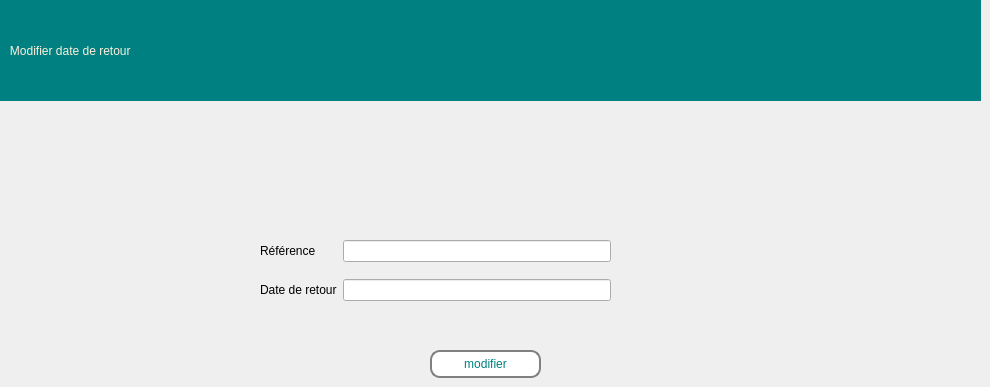
    <widget class="QWidget" name="page_modifier_retour_date">
     <widget class="QPushButton" name="modifier_emprunt_botton_2">
      <property name="geometry">
       <rect>
        <x>430</x>
        <y>350</y>
        <width>111</width>
        <height>28</height>
       </rect>
      </property>
      <property name="styleSheet">
       <string notr="true">border: 2px solid gray;
font: 63 9pt &quot;Segoe UI Variable Display Semib&quot;;
  border-radius: 10px;
  padding: 0 8px;
  
color: rgb(0, 128, 128);
background-color: rgb(255, 255, 255);</string>
      </property>
      <property name="text">
       <string>modifier</string>
      </property>
     </widget>
     <widget class="QLabel" name="label_272">
      <property name="geometry">
       <rect>
        <x>0</x>
        <y>0</y>
        <width>981</width>
        <height>101</height>
       </rect>
      </property>
      <property name="toolTip">
       <string>&lt;html&gt;&lt;head/&gt;&lt;body&gt;&lt;p align=&quot;center&quot;&gt;&lt;br/&gt;&lt;/p&gt;&lt;/body&gt;&lt;/html&gt;</string>
      </property>
      <property name="styleSheet">
       <string notr="true">color: rgb(253, 239, 220);background-color: rgb(0, 128, 128);
font: 75 16pt &quot;Rockwell&quot;;
</string>
      </property>
      <property name="text">
       <string>   Modifier date de retour</string>
      </property>
     </widget>
     <widget class="QWidget" name="formLayoutWidget_15">
      <property name="geometry">
       <rect>
        <x>260</x>
        <y>240</y>
        <width>351</width>
        <height>90</height>
       </rect>
      </property>
      <layout class="QFormLayout" name="formLayout_16">
       <property name="verticalSpacing">
        <number>17</number>
       </property>
       <item row="1" column="0">
        <widget class="QLabel" name="label_32">
         <property name="styleSheet">
          <string notr="true">font: 63 9pt &quot;Segoe UI Variable Display Semib&quot;;</string>
         </property>
         <property name="text">
          <string>Référence</string>
         </property>
        </widget>
       </item>
       <item row="1" column="1">
        <widget class="QLineEdit" name="reference_emprunt_modifier_input_2"/>
       </item>
       <item row="2" column="0">
        <widget class="QLabel" name="label_28">
         <property name="styleSheet">
          <string notr="true">font: 63 9pt &quot;Segoe UI Variable Display Semib&quot;;</string>
         </property>
         <property name="text">
          <string>Date de retour</string>
         </property>
        </widget>
       </item>
       <item row="2" column="1">
        <widget class="QLineEdit" name="date_retour_modifier_input"/>
       </item>
      </layout>
     </widget>
    </widget>
